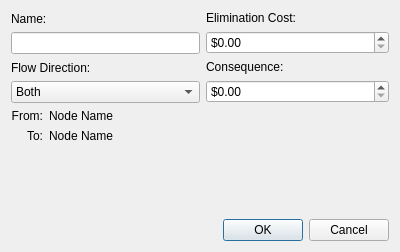
<ui version="4.0" >
 <class>linkForm</class>
 <widget class="QDialog" name="linkForm" >
  <property name="geometry" >
   <rect>
    <x>0</x>
    <y>0</y>
    <width>400</width>
    <height>252</height>
   </rect>
  </property>
  <property name="windowTitle" >
   <string>Link Properties</string>
  </property>
  <layout class="QGridLayout" >
   <item row="0" column="0" >
    <layout class="QVBoxLayout" >
     <item>
      <widget class="QLabel" name="label" >
       <property name="text" >
        <string>Name:</string>
       </property>
      </widget>
     </item>
     <item>
      <widget class="QLineEdit" name="nameLineEdit" />
     </item>
    </layout>
   </item>
   <item row="0" column="1" >
    <layout class="QVBoxLayout" >
     <item>
      <widget class="QLabel" name="label_2" >
       <property name="text" >
        <string>Elimination Cost:</string>
       </property>
      </widget>
     </item>
     <item>
      <widget class="QDoubleSpinBox" name="eliminationCostSpinBox" >
       <property name="prefix" >
        <string>$</string>
       </property>
       <property name="decimals" >
        <number>2</number>
       </property>
       <property name="maximum" >
        <double>10000000000.000000000000000</double>
       </property>
       <property name="singleStep" >
        <double>1000.000000000000000</double>
       </property>
      </widget>
     </item>
    </layout>
   </item>
   <item row="1" column="0" >
    <layout class="QVBoxLayout" >
     <item>
      <widget class="QLabel" name="label_7" >
       <property name="text" >
        <string>Flow Direction:</string>
       </property>
      </widget>
     </item>
     <item>
      <widget class="QComboBox" name="flowDirectionComboBox" >
       <item>
        <property name="text" >
         <string>Both</string>
        </property>
       </item>
       <item>
        <property name="text" >
         <string>Forward</string>
        </property>
       </item>
       <item>
        <property name="text" >
         <string>Reverse</string>
        </property>
       </item>
      </widget>
     </item>
    </layout>
   </item>
   <item row="1" column="1" >
    <layout class="QVBoxLayout" >
     <item>
      <widget class="QLabel" name="label_5" >
       <property name="text" >
        <string>Consequence:</string>
       </property>
      </widget>
     </item>
     <item>
      <widget class="QDoubleSpinBox" name="consequenceSpinBox" >
       <property name="prefix" >
        <string>$</string>
       </property>
       <property name="decimals" >
        <number>2</number>
       </property>
       <property name="maximum" >
        <double>10000000000.000000000000000</double>
       </property>
       <property name="singleStep" >
        <double>1000.000000000000000</double>
       </property>
      </widget>
     </item>
    </layout>
   </item>
   <item row="2" column="0" colspan="2" >
    <layout class="QGridLayout" >
     <item row="0" column="0" >
      <widget class="QLabel" name="label_3" >
       <property name="sizePolicy" >
        <sizepolicy vsizetype="Preferred" hsizetype="Minimum" >
         <horstretch>0</horstretch>
         <verstretch>0</verstretch>
        </sizepolicy>
       </property>
       <property name="text" >
        <string>From:</string>
       </property>
       <property name="alignment" >
        <set>Qt::AlignRight|Qt::AlignTrailing|Qt::AlignVCenter</set>
       </property>
      </widget>
     </item>
     <item row="0" column="1" >
      <widget class="QLabel" name="fromLabel" >
       <property name="sizePolicy" >
        <sizepolicy vsizetype="Preferred" hsizetype="Expanding" >
         <horstretch>0</horstretch>
         <verstretch>0</verstretch>
        </sizepolicy>
       </property>
       <property name="text" >
        <string>Node Name</string>
       </property>
      </widget>
     </item>
     <item row="1" column="0" >
      <widget class="QLabel" name="label_4" >
       <property name="sizePolicy" >
        <sizepolicy vsizetype="Preferred" hsizetype="Minimum" >
         <horstretch>0</horstretch>
         <verstretch>0</verstretch>
        </sizepolicy>
       </property>
       <property name="text" >
        <string>To:</string>
       </property>
       <property name="alignment" >
        <set>Qt::AlignRight|Qt::AlignTrailing|Qt::AlignVCenter</set>
       </property>
      </widget>
     </item>
     <item row="1" column="1" >
      <widget class="QLabel" name="toLabel" >
       <property name="sizePolicy" >
        <sizepolicy vsizetype="Preferred" hsizetype="Expanding" >
         <horstretch>0</horstretch>
         <verstretch>0</verstretch>
        </sizepolicy>
       </property>
       <property name="text" >
        <string>Node Name</string>
       </property>
      </widget>
     </item>
    </layout>
   </item>
   <item row="3" column="0" >
    <spacer>
     <property name="orientation" >
      <enum>Qt::Vertical</enum>
     </property>
     <property name="sizeHint" >
      <size>
       <width>183</width>
       <height>16</height>
      </size>
     </property>
    </spacer>
   </item>
   <item row="3" column="1" >
    <spacer>
     <property name="orientation" >
      <enum>Qt::Vertical</enum>
     </property>
     <property name="sizeHint" >
      <size>
       <width>183</width>
       <height>16</height>
      </size>
     </property>
    </spacer>
   </item>
   <item row="4" column="0" colspan="2" >
    <widget class="QDialogButtonBox" name="buttonBox" >
     <property name="orientation" >
      <enum>Qt::Horizontal</enum>
     </property>
     <property name="standardButtons" >
      <set>QDialogButtonBox::Cancel|QDialogButtonBox::NoButton|QDialogButtonBox::Ok</set>
     </property>
    </widget>
   </item>
  </layout>
 </widget>
 <tabstops>
  <tabstop>nameLineEdit</tabstop>
  <tabstop>flowDirectionComboBox</tabstop>
  <tabstop>eliminationCostSpinBox</tabstop>
  <tabstop>consequenceSpinBox</tabstop>
  <tabstop>buttonBox</tabstop>
 </tabstops>
 <resources/>
 <connections>
  <connection>
   <sender>buttonBox</sender>
   <signal>accepted()</signal>
   <receiver>linkForm</receiver>
   <slot>accept()</slot>
   <hints>
    <hint type="sourcelabel" >
     <x>248</x>
     <y>254</y>
    </hint>
    <hint type="destinationlabel" >
     <x>157</x>
     <y>274</y>
    </hint>
   </hints>
  </connection>
  <connection>
   <sender>buttonBox</sender>
   <signal>rejected()</signal>
   <receiver>linkForm</receiver>
   <slot>reject()</slot>
   <hints>
    <hint type="sourcelabel" >
     <x>316</x>
     <y>260</y>
    </hint>
    <hint type="destinationlabel" >
     <x>286</x>
     <y>274</y>
    </hint>
   </hints>
  </connection>
 </connections>
</ui>
